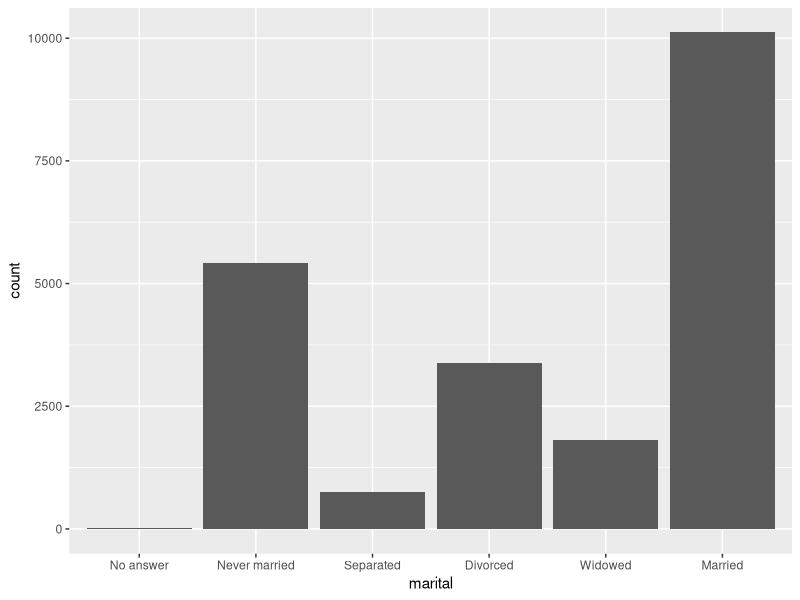
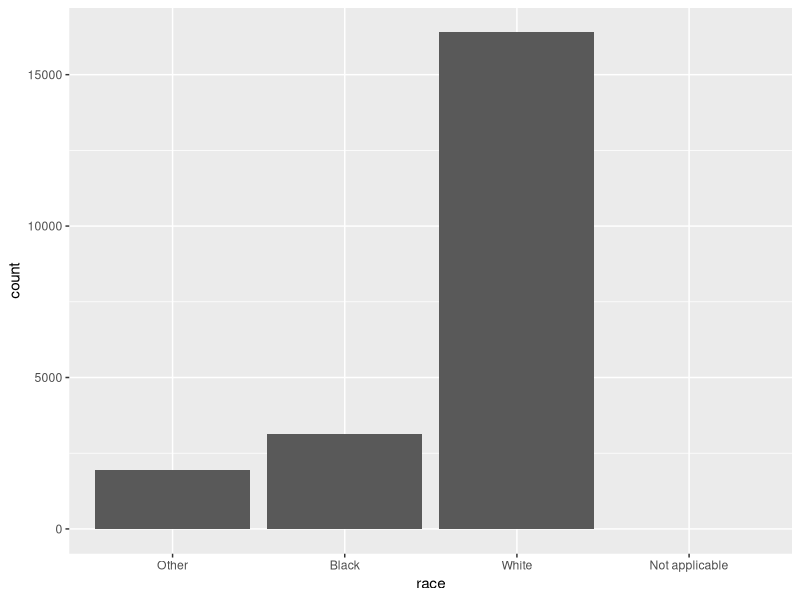
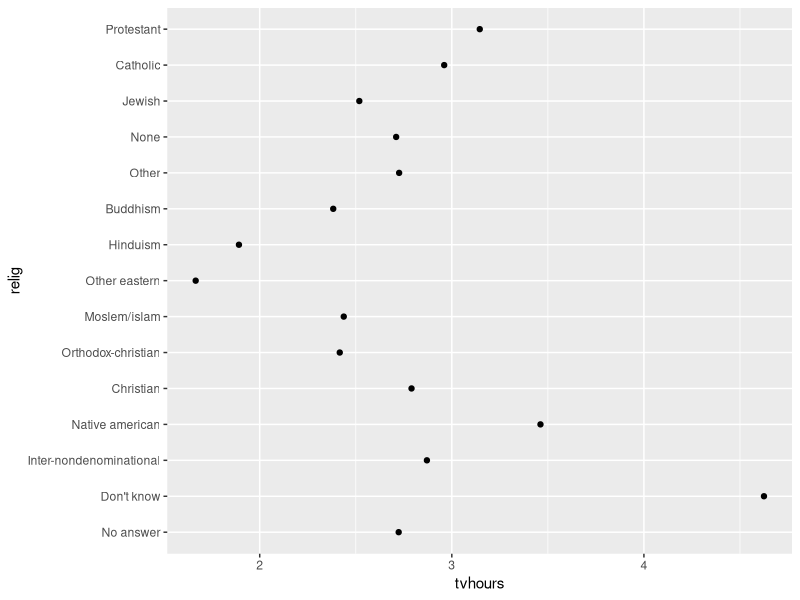
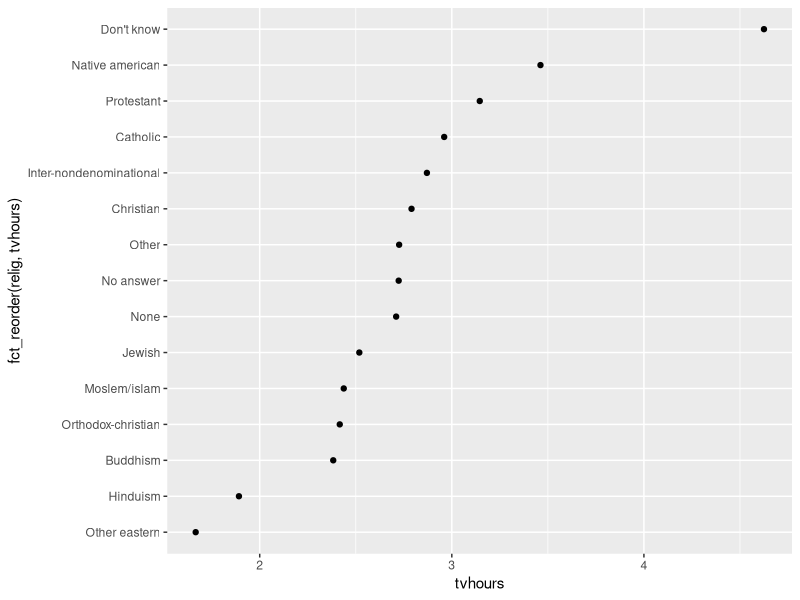
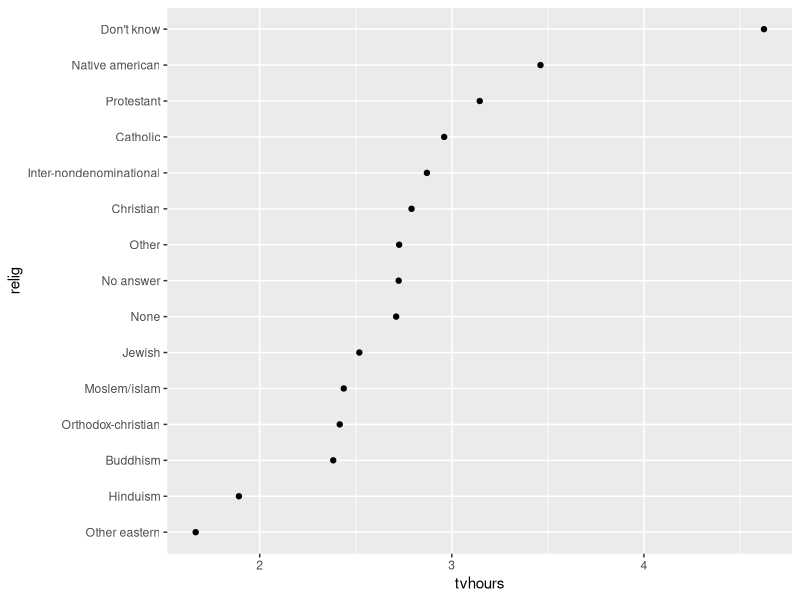
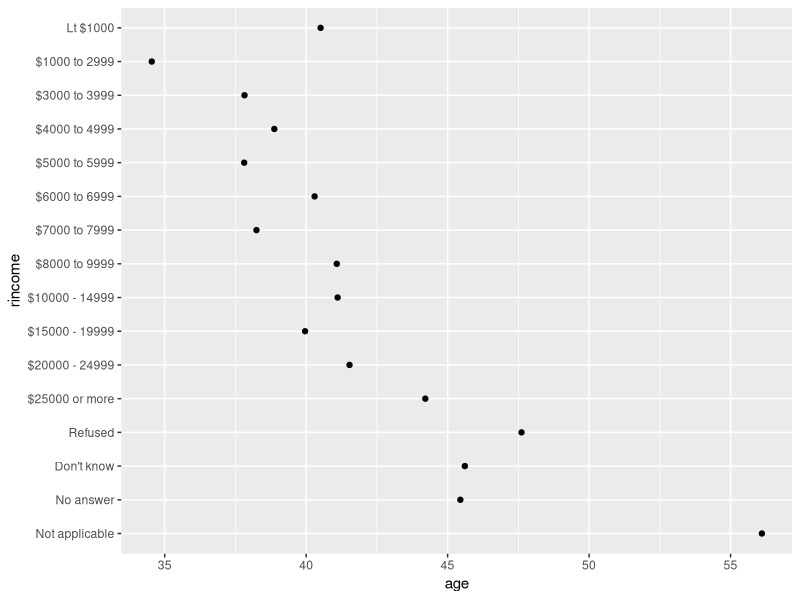
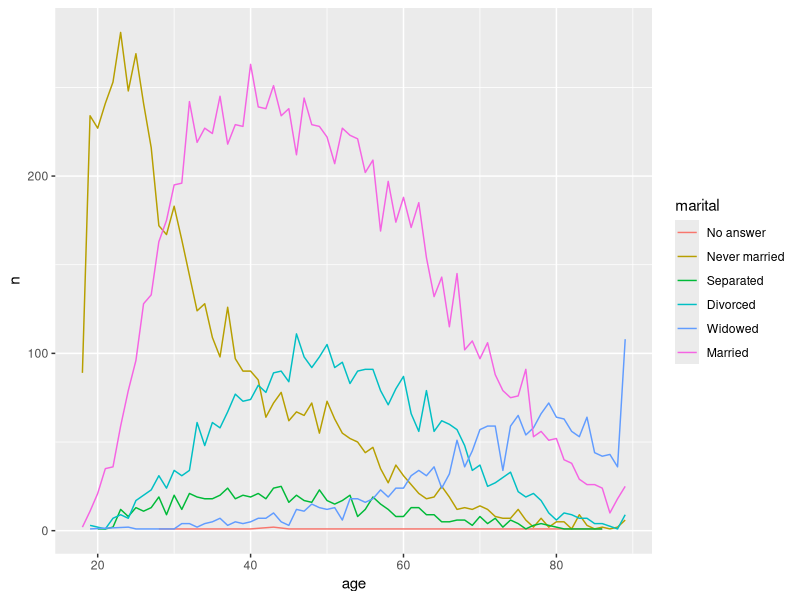
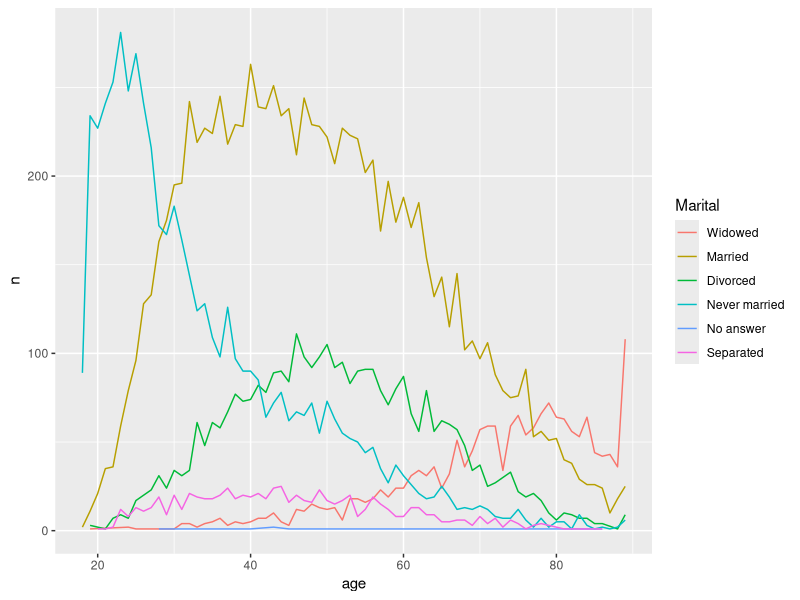

These figures' R source, in order:
library(tidyverse)
library(forcats)

day_levels <- c("Lun", "Mar", "Mie", "Jue", "Vie", "Sab", "Dom")

x1 <- c("Vie", "Lun", "Mar", "Dom")
sort(x1)

y1 <- factor(x1, levels = day_levels)
sort(y1)

x2 <- c("Vim", "Lun", "Mar", "Dom")
y2 <- factor(x2, levels = day_levels)
y2
y2 <- parse_factor(x2, levels = day_levels)

factor(x1)

f1 <- factor(x1, levels = unique(x1))

f2 <- x1 %>% factor() %>% fct_inorder()

levels(f2)

#Dataset de gss_cat

gss_cat %>% View()

gss_cat %>% count(marital)

gss_cat %>% ggplot(aes(marital)) + 
  geom_bar()


gss_cat %>% ggplot(aes(race)) + 
  geom_bar() + 
  scale_x_discrete(drop = FALSE) #Para ver si falta alguno

religion_summary <- gss_cat %>%
  group_by(relig) %>%
  summarise(
    age = mean(age, na.rm = TRUE),
    tvhours = mean(tvhours, na.rm = TRUE),
    n = n()
  )

religion_summary %>% View()

ggplot(religion_summary, aes(tvhours, relig)) + geom_point()

ggplot(religion_summary, aes(tvhours, fct_reorder(relig, tvhours))) + 
  geom_point()

religion_summary %>%
  mutate(relig = fct_reorder(relig, tvhours)) %>%
  ggplot(aes(tvhours, relig)) + 
  geom_point()

gss_cat %>%
  group_by(rincome) %>%
  summarise(
    age = mean(age, na.rm = TRUE),
    tvhours = mean(tvhours, na.rm = TRUE),
    n = n()
  ) %>%
  #mutate(rincome = fct_reorder(rincome, age)) %>%
  mutate(rincome = fct_relevel(rincome, "Not applicable")) %>%
  ggplot(aes(age, rincome)) +
  geom_point()

by_age <- gss_cat %>%
  filter(!is.na(age)) %>%
  group_by(age, marital) %>%
  count()

ggplot(by_age, aes(age, n, color = marital)) + 
  geom_line(na.rm = TRUE)

ggplot(by_age, aes(age, n, color = fct_reorder2(marital, age, n)))+
  geom_line(na.rm = TRUE)+
  labs(color = "Marital")

gss_cat %>%
  mutate(marital = marital %>% fct_infreq() %>% fct_rev()) %>%
  ggplot(aes(marital)) + 
  geom_bar()

gss_cat %>% count(partyid)

gss_cat %>%
  mutate(partyid = fct_recode(partyid,
    "Republican, strong"      = "Strong republican",
    "Republican, weak"        = "Not str republican",
    "Independent, near rep"   = "Ind,near rep",
    "Independent, near dem"   = "Ind,near dem",
    "Democrat, weak"          = "Not str democrat",
    "Democrat, strong"        = "Strong democrat",
    "Other"                   = "No answer",
    "Other"                   = "Don't know",
    "Other"                   = "Other party"
  )) %>% count(partyid)


gss_cat %>%
  mutate(partyid = fct_collapse(partyid,
          other = c("No answer", "Don't know", "Other party"),
          rep   = c("Strong republican", "Not str republican"),
          ind   = c("Ind,near rep", "Independent", "Ind,near dem"),
          dem   = c("Not str democrat", "Strong democrat")
        )
  ) %>%
  count(partyid)

gss_cat %>%
  mutate(relig = fct_lump(relig, n = 5)) %>%
  count(relig, sort = TRUE) %>%
  print(n = 3)

